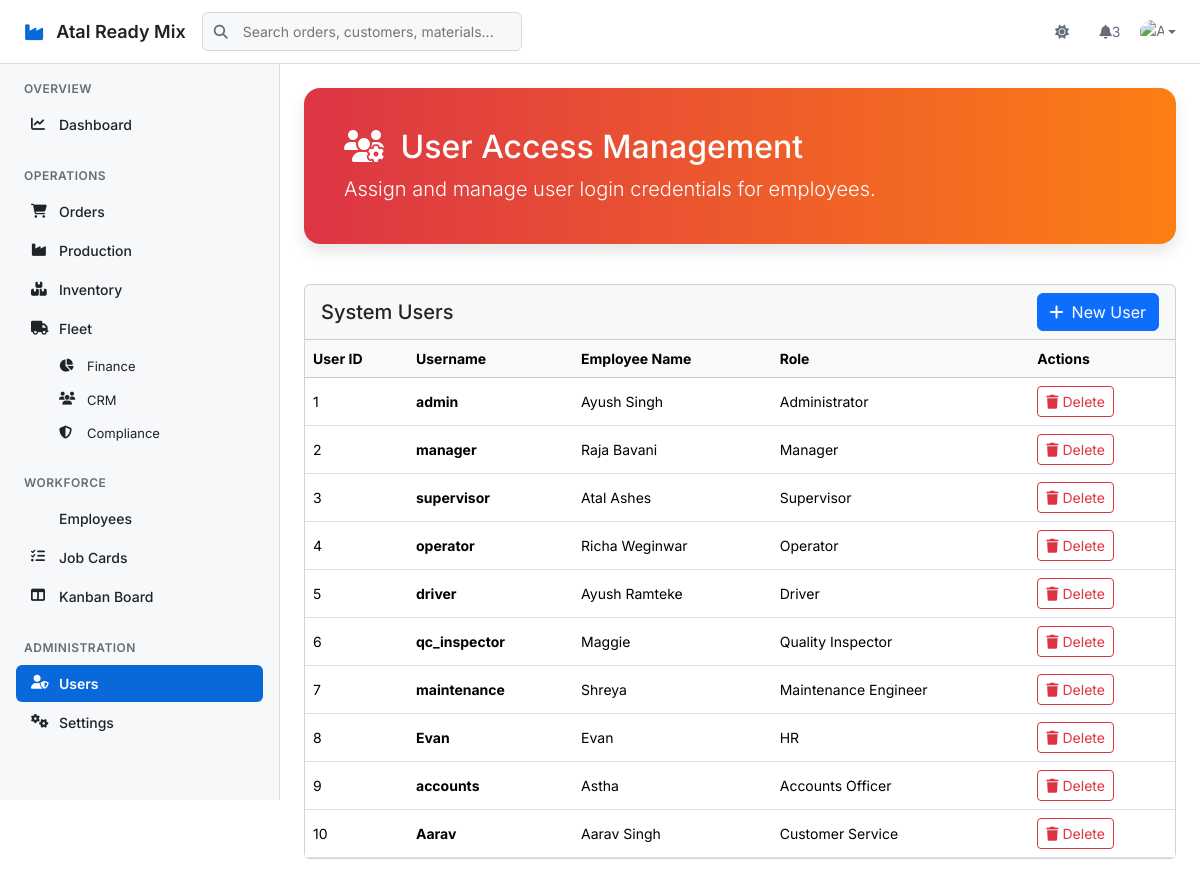
Screenshot of /erp/users (signed in) with the database file from the repository.
### tables this page shows
CREATE TABLE Users (
    UserID INTEGER PRIMARY KEY AUTOINCREMENT,
    Username TEXT UNIQUE,
    PasswordHash TEXT,
    EmployeeID INTEGER,
    FOREIGN KEY (EmployeeID) REFERENCES Employees(EmployeeID)
);

CREATE TABLE Employees (
    EmployeeID INTEGER PRIMARY KEY AUTOINCREMENT,
    Name TEXT,
    RoleID INTEGER,
    DepartmentID INTEGER,
    Phone TEXT,
    Email TEXT,
    DateOfJoining DATE,
    Status TEXT,
    FOREIGN KEY (RoleID) REFERENCES Roles(RoleID),
    FOREIGN KEY (DepartmentID) REFERENCES Departments(DepartmentID)
);

CREATE TABLE Roles (
    RoleID INTEGER PRIMARY KEY AUTOINCREMENT,
    RoleName TEXT NOT NULL
);

### app.py (the view, shortened to what this page needs)
@app.route('/erp/users', methods=['GET', 'POST'])
@login_required
@admin_required
def erp_users():
    conn = get_db_connection()
    users = conn.execute('SELECT u.UserID, u.Username, e.Name, r.RoleName FROM Users u JOIN Employees e ON u.EmployeeID = e.EmployeeID JOIN Roles r ON e.RoleID = r.RoleID').fetchall()
    available_employees = conn.execute('SELECT e.*, r.RoleName FROM Employees e JOIN Roles r ON e.RoleID = r.RoleID WHERE e.EmployeeID NOT IN (SELECT EmployeeID FROM Users WHERE EmployeeID IS NOT NULL)').fetchall()
    conn.close()
    return render_template('erp/users.html', users=users, available_employees=available_employees)

### app.py (called while the page is built)
def get_db_connection():
    conn = sqlite3.connect(DATABASE, timeout=10)
    conn.row_factory = sqlite3.Row
    return conn

def login_required(f):
    @wraps(f)
    def decorated_function(*args, **kwargs):
        if 'user_id' not in session:
            return redirect(url_for('login'))
        return f(*args, **kwargs)
    return decorated_function

def admin_required(f):
    @wraps(f)
    def decorated_function(*args, **kwargs):
        if 'role' not in session or session['role'] != 'Administrator':
            flash('You do not have permission to access this page.', 'danger')
            return redirect(url_for('dashboard'))
        return f(*args, **kwargs)
    return decorated_function

### templates/erp/Users.html (shortened to what this page needs)
{% extends "base.html" %}
{% block content %}
<div class="main-header">
    <h2><i class="fas fa-users-cog me-2"></i> User Access Management</h2>
    <p class="lead mb-0">Assign and manage user login credentials for employees.</p>
</div>
<div class="row">
    <div class="col-12">
        <div class="card">
            <div class="card-header d-flex justify-content-between align-items-center">
                <h5 class="mb-0">System Users</h5>
                <button class="btn btn-primary" id="addUserBtn"><i class="fas fa-plus me-2"></i>New User</button>
            </div>
            <div class="card-body p-0">
                <div class="table-responsive">
                    <table class="table table-hover mb-0">
                        <thead class="table-light">
                            <tr>
                                <th>User ID</th>
                                <th>Username</th>
                                <th>Employee Name</th>
                                <th>Role</th>
                                <th>Actions</th>
                            </tr>
                        </thead>
                        <tbody>
                            {% for user in users %}
                            <tr>
                                <td>{{ user.UserID }}</td>
                                <td><strong>{{ user.Username }}</strong></td>
                                <td>{{ user.Name }}</td>
                                <td>{{ user.RoleName }}</td>
                                <td>
                                    <button class="btn btn-sm btn-outline-danger delete-btn"
                                            data-id="{{ user.UserID }}"
                                            data-username="{{ user.Username }}">
                                        <i class="fas fa-trash"></i> Delete
                                    </button>
                                </td>
                            </tr>
                            {% endfor %}
                        </tbody>
                    </table>
                </div>
            </div>
        </div>
    </div>
</div>
{% endblock %}

### templates/base.html (style rules this page uses)
:root { --color-canvas-default: #ffffff; --color-canvas-subtle: #f6f8fa; --color-canvas-inset: #f6f8fa; --color-border-default: #d0d7de; --color-border-muted: #d8dee4; --color-fg-default: #1f2328; --color-fg-muted: #656d76; --color-fg-subtle: #6e7781; --color-accent-fg: #0969da; --color-accent-emphasis: #0969da; --color-success-fg: #1a7f37; --color-danger-fg: #d1242f; --color-warning-fg: #9a6700; --color-neutral-muted: rgba(175,184,193,0.2); --color-primer-shadow-focus: 0 0 0 3px rgba(9,105,218,0.3); --header-height: 64px; --sidebar-width: 280px; }
* { box-sizing: border-box; }
body { font-family: 'Inter', -apple-system, BlinkMacSystemFont, 'Segoe UI', sans-serif; font-size: 14px; line-height: 1.5; color: var(--color-fg-default); background-color: var(--color-canvas-default); margin: 0; overflow-x: hidden; }

### templates/erp/Users.html (style rules this page uses)
.main-header { background: linear-gradient(90deg, #dc3545 0%, #fd7e14 100%); color: white; padding: 2.5rem; border-radius: 1rem; margin-bottom: 2.5rem; box-shadow: 0 8px 16px rgba(0,0,0,0.1); }
.table thead th, .table tbody td { vertical-align: middle; }

### rows the page displays
Users: UserID "1", Username "admin", Name "Ayush Singh", RoleName "Administrator"
Users: UserID "2", Username "manager", Name "Raja Bavani", RoleName "Manager"
Users: UserID "3", Username "supervisor", Name "Atal Ashes", RoleName "Supervisor"
Users: UserID "4", Username "operator", Name "Richa Weginwar", RoleName "Operator"
Users: UserID "5", Username "driver", Name "Ayush Ramteke", RoleName "Driver"
Users: UserID "6", Username "qc_inspector", Name "Maggie", RoleName "Quality Inspector"
Users: UserID "7", Username "maintenance", Name "Shreya", RoleName "Maintenance Engineer"
Users: UserID "8", Username "Evan", Name "Evan", RoleName "HR"
Users: UserID "9", Username "accounts", Name "Astha", RoleName "Accounts Officer"
Users: UserID "10", Username "Aarav", Name "Aarav Singh", RoleName "Customer Service"
